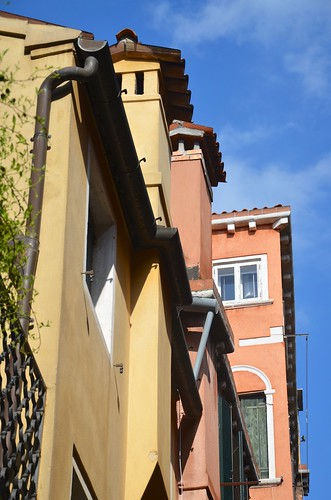
#> input picture data/images/1017.jpg, 331 x 500 px; its folder holds only this picture in this run
$ python sift.py
#> lines starting #> are read from the running program, lines starting #| are printed output that depends on the picture
import os
import cv2
import numpy as np
import matplotlib.pyplot as plt

input_img = input ("Enter path to image: ")
#> the answer given: data/images/1017.jpg


# compute sift for the input image
iimg = cv2.imread(input_img,0) # flag=0, read as gray scale
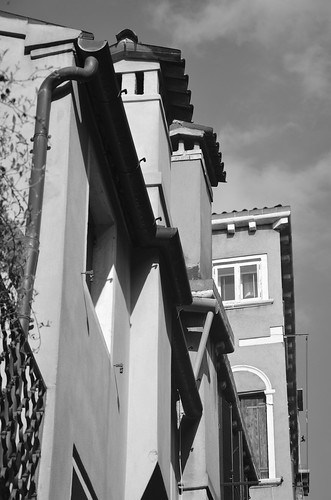
#> iimg: shape (500, 331); min 0, max 255, mean 127.7
isift = cv2.xfeatures2d.SIFT_create()
ikp, ides = isift.detectAndCompute(iimg,None)
#> ikp = 811 keypoints; strongest (x, y, size): (144, 159, 2.4), (125, 91, 2.6), (139, 89, 6.4), (28, 367, 1.9)


kp_dic = {}
des_dic = {}
match_dic = {}
matched_distance = {}

# for every image, calculate its sift features
for filename in os.listdir('./data/images'):
    img = cv2.imread('./data/images/'+str(filename),0) # flag=0, read as gray scale

    # Initiate SIFT detector
    sift = cv2.xfeatures2d.SIFT_create()

    # find the keypoints and descriptors with SIFT (no mask)
    kp, des = sift.detectAndCompute(img,None)
#> kp has the same summary as ikp

    kp_dic[filename] = kp
    des_dic[filename] = des

    #feature matching
    bf = cv2.BFMatcher(cv2.NORM_L1, crossCheck=True)

    matches = bf.match(ides, des)
#> matches = 811 matches
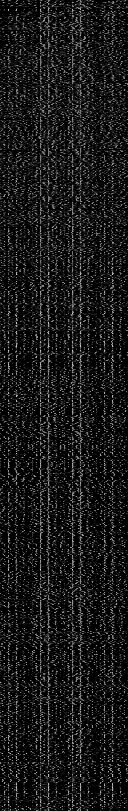
#> ides: shape (811, 128) float32; min 0, max 209, mean 25.4
    matches = sorted(matches, key = lambda x:x.distance)
    match_dic[filename] = matches[:50]

    distance = 0
    for match in matches[:50]:
        distance += match.distance
#> this loop made 50 passes
#> after the loop, distance = 0

    matched_distance[filename] = distance

# find best match based on matching distance
best_matched = min(matched_distance, key=matched_distance.get)
#> best_matched = '1017.jpg'
print(best_matched)
#| 1017.jpg

# show the mached image and the matches
matched_img = cv2.imread('./data/images/'+best_matched,0)
result = cv2.drawMatches(iimg, ikp, matched_img, kp_dic[best_matched], match_dic[best_matched], matched_img, flags=2)
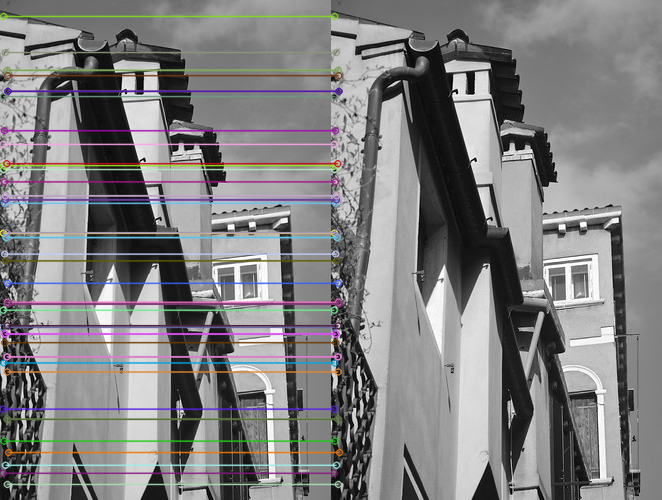
#> result: shape (500, 662, 3); mean of channels 0, 1, 2 128.5, 127.6, 128.5; drawn as B, G, R
plt.imshow(result),plt.show()

$ run again, on data/images/1084.jpg
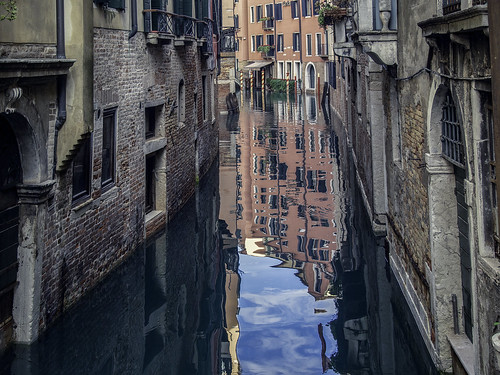
#> input picture data/images/1084.jpg, 500 x 375 px
#> ikp = 1564 keypoints; strongest (x, y, size): (281, 63, 1.9), (331, 4, 1.9), (239, 249, 2.6), (260, 239, 2.4)
#> kp has the same summary as ikp
#> matches = 1564 matches
#> `matches = bf.match(ides, des)`:
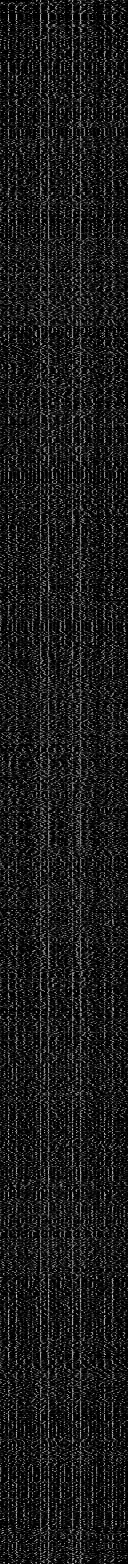
#> ides: shape (1564, 128) float32; min 0, max 208, mean 26.7
#> the loop `for match in matches[:50]:` made 50 passes
#> after the loop `for match in matches[:50]:`: distance = 0
#> best_matched = '1084.jpg'
#| 1084.jpg
#> `result = cv2.drawMatches(iimg, ikp, matched_img, kp_dic[best_matched],..`:
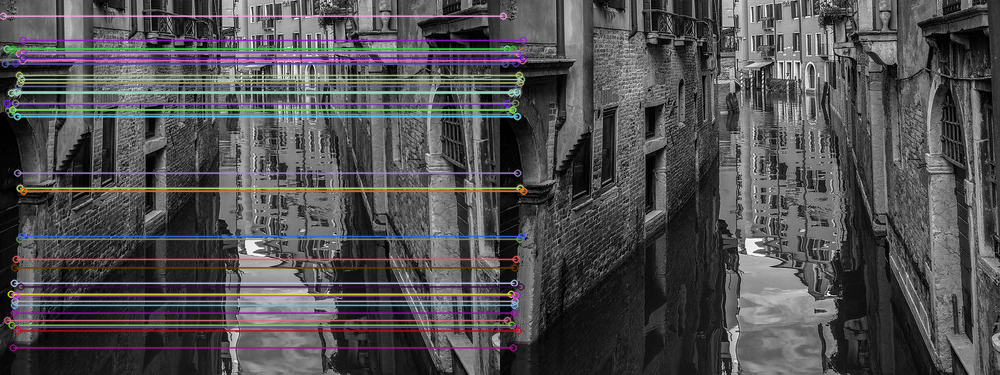
#> result: shape (375, 1000, 3); mean of channels 0, 1, 2 80.1, 79.1, 80.7; drawn as B, G, R

$ run again, on data/images/1156.jpg
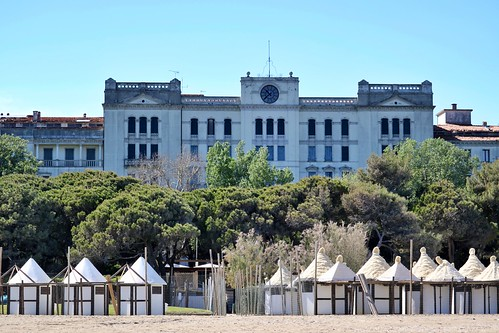
#> input picture data/images/1156.jpg, 499 x 333 px
#> ikp = 1476 keypoints; strongest (x, y, size): (167, 266, 2.4), (472, 251, 4.1), (486, 263, 5.3), (181, 266, 2)
#> kp has the same summary as ikp
#> matches = 1476 matches
#> `matches = bf.match(ides, des)`:
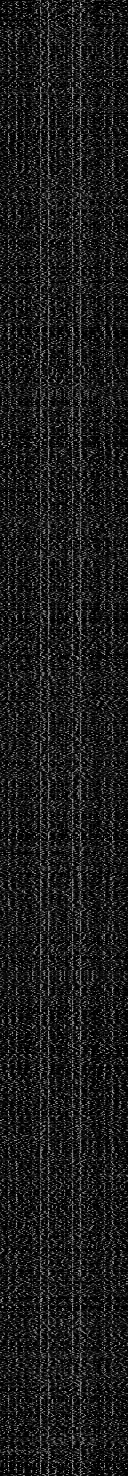
#> ides: shape (1476, 128) float32; min 0, max 207, mean 27.6
#> the loop `for match in matches[:50]:` made 50 passes
#> after the loop `for match in matches[:50]:`: distance = 0
#> best_matched = '1156.jpg'
#| 1156.jpg
#> `result = cv2.drawMatches(iimg, ikp, matched_img, kp_dic[best_matched],..`:
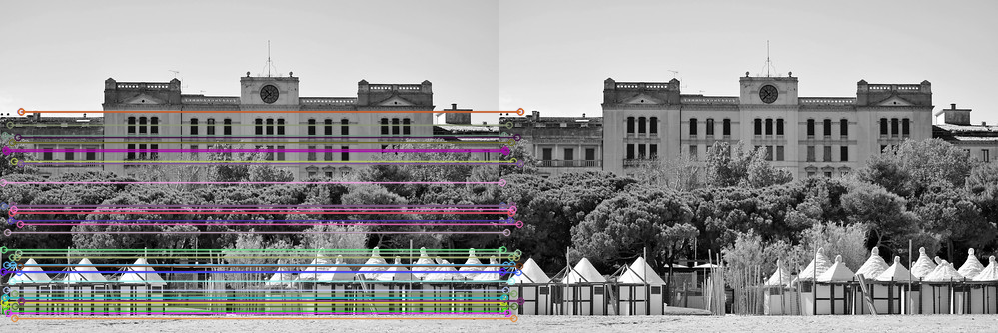
#> result: shape (333, 998, 3); mean of channels 0, 1, 2 143.7, 142.9, 144.4; drawn as B, G, R

$ run again, on data/images/1161.jpg
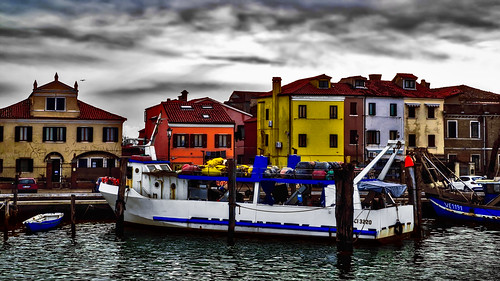
#> input picture data/images/1161.jpg, 500 x 281 px
#> ikp = 1133 keypoints; strongest (x, y, size): (137, 170, 2.7), (225, 161, 2), (56, 76, 2.8), (419, 81, 3)
#> kp has the same summary as ikp
#> matches = 1133 matches
#> `matches = bf.match(ides, des)`:
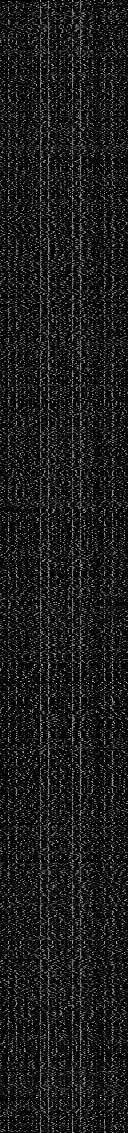
#> ides: shape (1133, 128) float32; min 0, max 220, mean 26.6
#> the loop `for match in matches[:50]:` made 50 passes
#> after the loop `for match in matches[:50]:`: distance = 0
#> best_matched = '1161.jpg'
#| 1161.jpg
#> `result = cv2.drawMatches(iimg, ikp, matched_img, kp_dic[best_matched],..`:
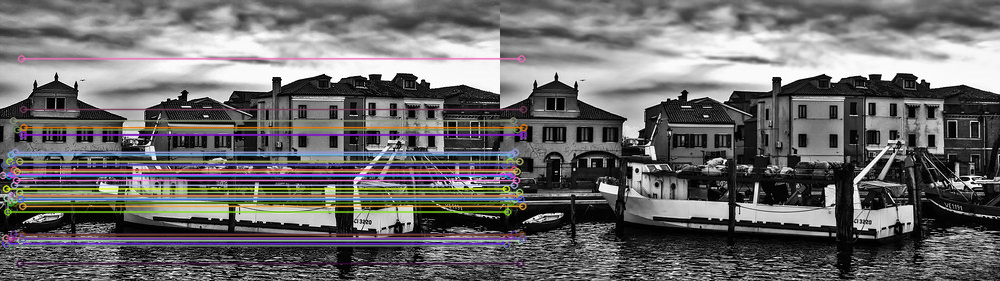
#> result: shape (281, 1000, 3); mean of channels 0, 1, 2 108.1, 107.5, 109.2; drawn as B, G, R

$ run again, on data/images/1030.jpg
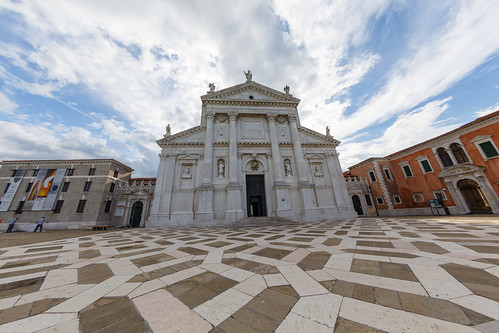
#> input picture data/images/1030.jpg, 499 x 333 px
#> ikp = 914 keypoints; strongest (x, y, size): (251, 97, 2.4), (287, 88, 3.4), (210, 85, 2.3), (350, 168, 2.3)
#> kp has the same summary as ikp
#> matches = 914 matches
#> `matches = bf.match(ides, des)`:
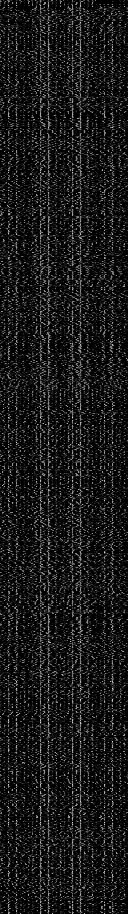
#> ides: shape (914, 128) float32; min 0, max 221, mean 25.4
#> the loop `for match in matches[:50]:` made 50 passes
#> after the loop `for match in matches[:50]:`: distance = 0
#> best_matched = '1030.jpg'
#| 1030.jpg
#> `result = cv2.drawMatches(iimg, ikp, matched_img, kp_dic[best_matched],..`:
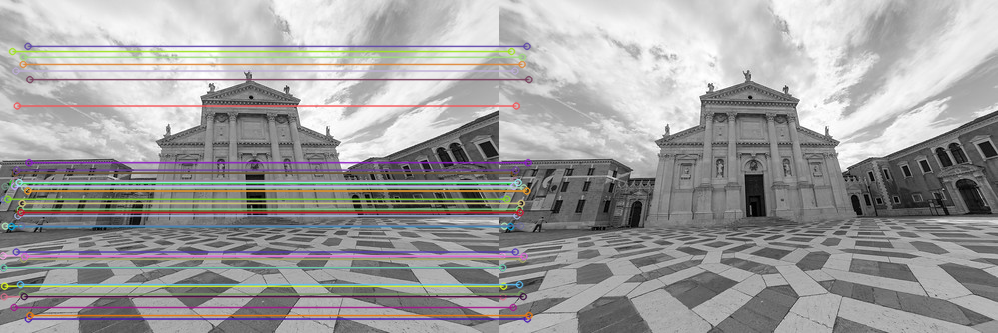
#> result: shape (333, 998, 3); mean of channels 0, 1, 2 157.7, 158, 159.2; drawn as B, G, R
